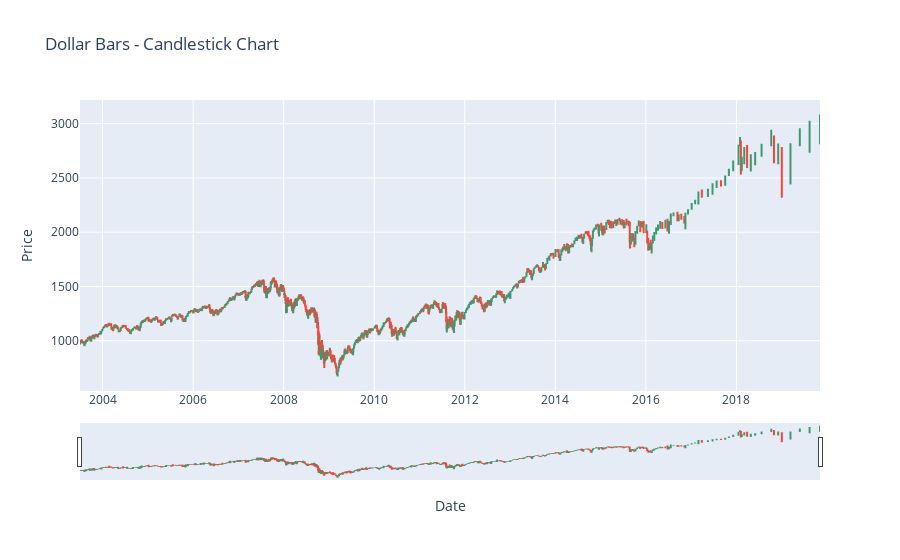

Notebook cell for this chart:
### Code cell
# Dollar Bars Analysis

fig = go.Figure(data=[go.Candlestick(x=dollar_bars[:].index,
                open=dollar_bars['open'],
                high=dollar_bars['high'],
                low=dollar_bars['low'],
                close=dollar_bars['close'])])
fig.update_layout(title='Dollar Bars - Candlestick Chart', xaxis_title='Date', yaxis_title='Price')
fig.show()

### Figure 1 — Plotly figure (JSON) as saved in the notebook; plotly's stock layout.template omitted (floating-point values rounded to 4 significant figures; data arrays with more than 128 entries replaced by an {"elided": "..."} marker saying what was removed)
{"data": [{"close": {"elided": "1491 float values"}, "high": {"elided": "1491 float values"}, "low": {"elided": "1491 float values"}, "open": {"elided": "1491 float values"}, "type": "candlestick", "x": {"elided": "1491 str values"}}], "layout": {"title": {"text": "Dollar Bars - Candlestick Chart"}, "xaxis": {"title": {"text": "Date"}}, "yaxis": {"title": {"text": "Price"}}}}
